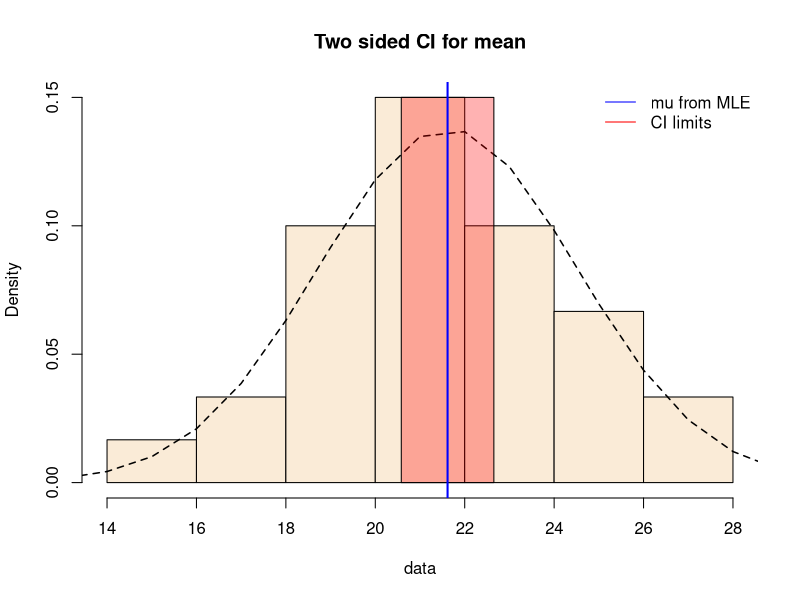

The R script that drew this image: (Note: this script raises an error after producing the figure.)
setwd("seminars/06")
# ==============================================================================
# --------------------------------- SEMINAR 6 ----------------------------------
# ==============================================================================


data <- c(19.92, 21.17, 24.87, 22.90, 20.88, 19.43, 19.39, 23.14, 16.99, 24.85,
          20.80, 19.93, 20.28, 27.61, 27.50, 19.63, 20.35, 22.96, 17.57, 22.91,
          21.84, 25.34, 20.13, 18.30, 15.40, 22.88, 21.90, 25.30, 21.86, 22.47)


# ----------------------------------- TASK 1 -----------------------------------


n <- length(data)
alpha <- 0.05 # confidence / significance level


# ....................................... A ....................................


# Estimate parameters mu and sigma of the normal distribution N(mu, sigma) using
# the maximum likelihood method. Then construct a two-sided confidence interval
# for parameter mu. Create a visualization of all informations you have computed (plot
# the histogram together with the density of estimated normal distribution and with CI).

# maximum likelihood estimation of parameters mu and sigma
# (from the theoretical formulas):

#mu <- sum(data) / n
mu = mean(data)
sigma <- sqrt(sum((data - mu)^2) / (n - 1))

# compute the quantile we need:
u.q <- qnorm(1 - (alpha/2))

# compute the lower and upper limits of the CI for parameter mu
# (use formulas from the lecture):

CI_lower <- mu - u.q * sigma/sqrt(n)
CI_upper <- mu + u.q * sigma/sqrt(n)

# plot the histogram of the data again together with the denstiy of normal distribution
# with estimated parameters and visualization of the MLE of mu with the CI for mu:

# HINT: for visualizating mu and its CI use function abline(), where "v" input 
# specifies the x-axis coordinate(s) of the vertical line(s). You can use function
# rect() plotting the rectangle as well.

#?abline
#?rect

xx <- 0:100
density.n <- dnorm(xx, mu, sigma)

hist(data, freq = F, main = "Two sided CI for mean", col = "antiquewhite")
lines(xx, density.n, lty = 2, lwd = 1.5)

abline(v = , col = 'red', lwd = 2)
rect(CI_lower, 0, CI_upper, 0.15, col = rgb(red = 1, green = 0, blue = 0, alpha = 0.3))

abline(v = mu, col = 'blue', lwd = 2)
legend("topright", legend = c("mu from MLE", "CI limits"), col = c("blue", "red"), lty = c(1, 1), bty = "n")


# ....................................... B ....................................


# Test the null hypothesis H0: mu = 20, against the alternative H1: mu != 20
# at the significance level alpha = 0.05. Compute the value of the test statistic
# and find the critical region. What is your conclusion?

# fistly: does the value 20 belong to the 95% CI of mu from the previous subtask?
# What will be the result of our test based on this observation?

mu0 <- 20

# test statistic (from the lecture slides):
T <- sqrt(n) * (mean(x) - mu) / sigma

# critical region (quantiles of the student t-distribution):
CR_1 <- qt(alpha/2, n - 1)
CR_2 <- abs(qt(alpha/2, n - 1))

# conclusion: FILL!


# ....................................... C ....................................


# Create a density plot of a theoretical distribution of the test statistic
# (student t-distribution), visualize the critical region and the test statistic.

#?dt

xx <- seq(-5, 5, 0.01)
density.t <- dt(xx, n - 1) # (n-1) degrees of freedom we know, fill the x-axis

plot(xx, density.t, type = 'l', main = "Critical region",
     xlab = "x", ylab = "f(x)", sub = paste("mu=", round(mu, 2), "(MLE)"))
rect(-5, 0, CR_1, 1, col = rgb(red = 1, green = 0, blue = 0, alpha = 0.2), lty = 0)
rect(CR_2, 0, 5, 1, col = rgb(red = 1, green = 0, blue = 0, alpha = 0.2), lty = 0)
abline(v = T, col = 'blue', lwd = 2)


#blue line is in red region -> reject null hypothesis
# ....................................... D ....................................


# Find the p-value of the previous test and use it for decision about the null
# hypothesis.

p.value <- 2* (1 - pt(T, n - 1))
p.value < alpha
# volume under the black curve in the blue regions in the following plot

# we DO / DO NOT reject H0: mu = 20 against H1: mu != 20


# ....................................... E ....................................


# Create a density plot of a theoretical distribution of the test statistic (student
# t-distribution), visualize the test statistic and p-value.

xx <- seq(-5, 5, 0.01)
density.t <- dt(xx, n - 1)

plot(xx, density.t, type = 'l', main = paste("P-value", round(p.value, 3)),
     xlab = "x", ylab = "f(x)", sub = paste("mu=", round(mu, 2)))
rect(, col = rgb(red = 0, green = 0, blue = 1, alpha = 0.2), lty = 0)
rect(, 1, col = rgb(red = 0, green = 0, blue = 1, alpha = 0.2), lty = 0)
abline(v = T, col = 'blue', lwd = 2)


# ----------------------------------- TASK 2 -----------------------------------


# Use the data from the previous task. Solve the same tasks as before, but now
# for the left-sided confidence interval and the right-sided alternative hypothesis.

alpha <- 0.05
n <- length(data)


# ....................................... A ....................................


# Construct a left-sided conficence interval for parameter mu. Create a
# visualization of all informations you computed (plot the histogram together with
# the density of estimated normal distribution and with CIs).

# maximum likelihood estimation of parameter mu and sigma:
mu <- 
sigma <- 

# compute the quantile we need:
u.q.L <-

# compute the lower and upper limits of the CI for parameter mu
# (use formulas from the lecture):

CI_left <- 

xx <- 
density.n <- dnorm(xx, mu, sigma)

hist(data, freq = F, main = "Left sided CI for mean", col = "antiquewhite")
lines(xx, density.n, lty = 2, lwd = 1.5)

abline(v = , col = 'red', lwd = 2)
abline(v = , col = 'blue', lwd = 2)
rect(CI_left, 0, 28, 0.15, col = rgb(red = 1, green = 0, blue = 0, alpha = 0.2), lty = 0)


# ....................................... B ....................................


# Test the null hypothesis about parameter mu H0: mu = 20, against the right-sided
# alternative H1: mu > 20 at the significance level alpha = 0.05. Compute the value
# of the test statistic and find the critical region. What is your conclusion?

mu0 <- 20
alpha <- 0.05

# test statstic:
T <- 

# critical region:
CR_1 <- 


# ....................................... C ....................................


# Create a density plot of a theoretical distribution of the test statistic
# (student t-distribution), visualize the critical region and the test statistic.

xx <- 
density.t <- 

plot(, , type = 'l', main = "Critical region",
     xlab = "x", ylab = "f(x)", sub = paste("mu=", round(mu, 2)))
rect(, , , , col = rgb(red = 1, green = 0, blue = 0, alpha = 0.2), lty = 0)
abline(v = , col = 'blue', lwd = 2)


# ....................................... D ....................................


# Find the p-value of the previous test and use it for decision about the null
# hypothesis.

p.value <- 
# volume under the black curve in the blue regions

# we DO / DO NOT reject H0: mu = 20 against H1: mu > 20


# ....................................... E ....................................


# Create a density plot of a theoretical distribution of the test statistic (student
# t-distribution), visualize the test statistic and p-value.

xx <- 
density.t <- 

plot(, , type = 'l', main = paste("P-value", round(p.value, 3)),
     xlab = "x", ylab = "f(x)", sub = paste("mu=", round(mu, 2)))
rect(, , , , col = rgb(red = 0, green = 0, blue = 1, alpha = 0.2), lty = 0)
abline(v = , col = 'blue', lwd = 2)


# ----------------------------------- TASK 3 -----------------------------------


# Use the data from the previous task. Solve the same tasks as before, but now
# for the right-sided confidence interval and the left-sided alternative hypothesis.

alpha <- 0.05
n <- length(data)


# ....................................... A ....................................


# Construct a left-sided conficence interval for parameter mu. Create a
# visualization of all informations you computed (plot the histogram together with
# the density of estimated normal distribution and with CIs).

# maximum likelihood estimation of parameter mu and sigma:
mu <- 
sigma <- 

# compute the quantile we need:
u.q.R <- 

# compute the lower and upper limits of the CI for parameter mu
# (use formulas from the lecture):

CI_right <-

xx <- 
density.n <- 

hist(, freq = F, main = "Right sided CI for mean", col = "antiquewhite")
lines(, , lty = 2, lwd = 1.5)
abline(v = , col = 'red', lwd = 2)
abline(v = , col = 'blue', lwd = 2)
rect(, , , , col = rgb(red = 1, green = 0, blue = 0, alpha = 0.2), lty = 0)


# ....................................... B ....................................


# Test the null hypothesis about parameter mu H0: mu = 20, against the left-sided
# alternative H1: mu < 20 at the significance level alpha = 0.05. Compute the value
# of the test statistic and find the critical region. What is your conclusion?

mu0 <- 20
alpha <- 0.05

# test statstic:
T <- 

# critical region:
CR_2 <- 


# ....................................... C ....................................


# Create a density plot of a theoretical distribution of the test statistic
# (student t-distribution), visualize the critical region and the test statistic.

xx <- 
density.t <- 

plot(, , type = 'l', main = "Critical region",
     xlab = "x", ylab = "f(x)", sub = paste("mu=", round(mu, 2)))
rect(, , , , col = rgb(red = 1, green = 0, blue = 0, alpha = 0.2), lty = 0)
abline(v = , col = 'blue', lwd = 2)


# ....................................... D ....................................


# Find the p-value of the previous test and use it for decision about the null
# hypothesis.

p.value <-
# volume under the black curve in the blue regions

# we DO / DO NOT reject H0: mu = 20 against H1: mu < 20


# ....................................... E ....................................


# Create a density plot of a theoretical distribution of the test statistic (student
# t-distribution), visualize the test statistic and p-value.

xx <- 
density.t <- 

plot(, , type = 'l', main = paste("P-value", round(p.value, 3)),
     xlab = "x", ylab = "f(x)", sub = paste("mu=", round(mu, 2)))
rect(, , , , col = rgb(red = 0, green = 0, blue = 1, alpha = 0.2), lty = 0)
abline(v = , col = 'blue', lwd = 2)
